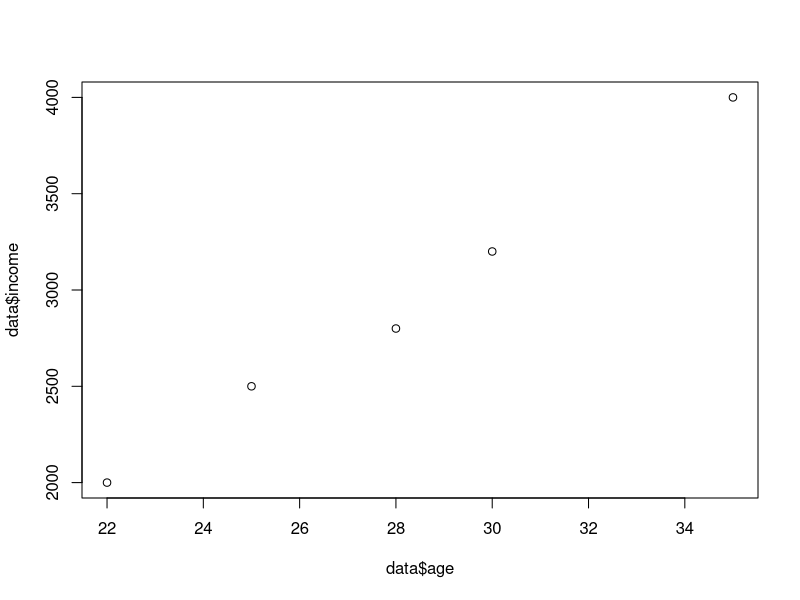

The R source for this figure:
data <- data.frame(
  age = c(22, 25, 30, 28, 35),
  income = c(2000, 2500, 3200, 2800, 4000)
)

summary(data)
plot(data$age, data$income)
